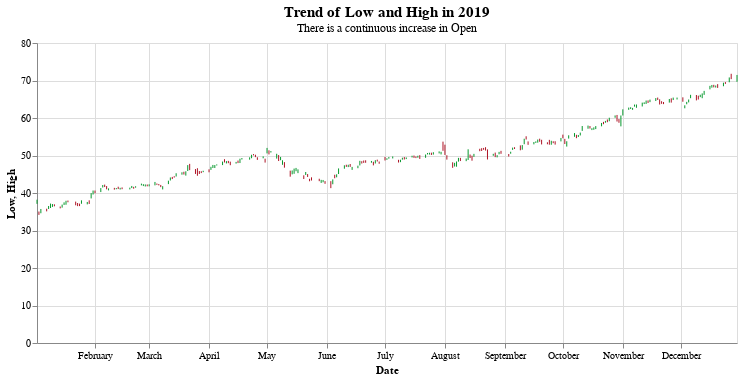

Notebook source saved alongside this figure:
### Code cell
start_date= pd.to_datetime('2019-01-01')
end_date= pd.to_datetime('2019-12-30')

# timezone_str = 'Asia/Kolkata'
timezone_str = 'America/New_York'



start_date= start_date.tz_localize(timezone(timezone_str))
end_date= end_date.tz_localize(timezone(timezone_str))


temp= stock[(stock['Date']>=start_date) & (stock['Date']<=end_date)].reset_index(drop=True)


# bars= alt.Chart(temp).mark_trail(color='orange').encode(
bars= alt.Chart(temp).mark_rule(color='orange').encode(
    x='Date:T',
    y='Low:Q',
    y2='High:Q',
    color=alt.condition(
        "datum.Close >= datum.Open",
        alt.value("#06982d"),
        alt.value("#ae1325")
        ),
    tooltip=['Date:T','Low:Q','High:Q'],
).properties(
    width=700,
    height=300,
    title={
        "text":['Trend of Low and High in 2019'],
        "subtitle":['There is a continuous increase in Open'],
        "fontSize": 15,
        "fontWeight":'bold',
        "font": 'Courier New'
    }
)
text= bars.mark_text(
    align='left',
    baseline='middle',
    dx=3
)


# Enable zooming
# selection = alt.selection_interval(bind='scales', encodings=['x'])
# bars = bars.add_selection(selection)

# Display the chart
(bars+text)

### Figure 1 — Vega-Lite specification as saved in the notebook (floating-point values rounded to 4 significant figures; data arrays with more than 128 entries replaced by an {"elided": "..."} marker saying what was removed)
{"config": {"view": {"continuousWidth": 300, "continuousHeight": 300}}, "layer": [{"mark": {"type": "rule", "color": "orange"}, "encoding": {"color": {"condition": {"test": "datum.Close >= datum.Open", "value": "#06982d"}, "value": "#ae1325"}, "tooltip": [{"field": "Date", "type": "temporal"}, {"field": "Low", "type": "quantitative"}, {"field": "High", "type": "quantitative"}], "x": {"field": "Date", "type": "temporal"}, "y": {"field": "Low", "type": "quantitative"}, "y2": {"field": "High"}}, "title": {"text": ["Trend of Low and High in 2019"], "subtitle": ["There is a continuous increase in Open"], "fontSize": 15, "fontWeight": "bold", "font": "Courier New"}}, {"mark": {"type": "text", "align": "left", "baseline": "middle", "dx": 3}, "encoding": {"color": {"condition": {"test": "datum.Close >= datum.Open", "value": "#06982d"}, "value": "#ae1325"}, "tooltip": [{"field": "Date", "type": "temporal"}, {"field": "Low", "type": "quantitative"}, {"field": "High", "type": "quantitative"}], "x": {"field": "Date", "type": "temporal"}, "y": {"field": "Low", "type": "quantitative"}, "y2": {"field": "High"}}, "title": {"text": ["Trend of Low and High in 2019"], "subtitle": ["There is a continuous increase in Open"], "fontSize": 15, "fontWeight": "bold", "font": "Courier New"}}], "data": {"name": "data-016e808a77c954a06b807af389e7a819"}, "height": 300, "width": 700, "$schema": "https://vega.github.io/schema/vega-lite/v5.8.0.json", "datasets": {"data-016e808a77c954a06b807af389e7a819": {"elided": "251 records"}}}
